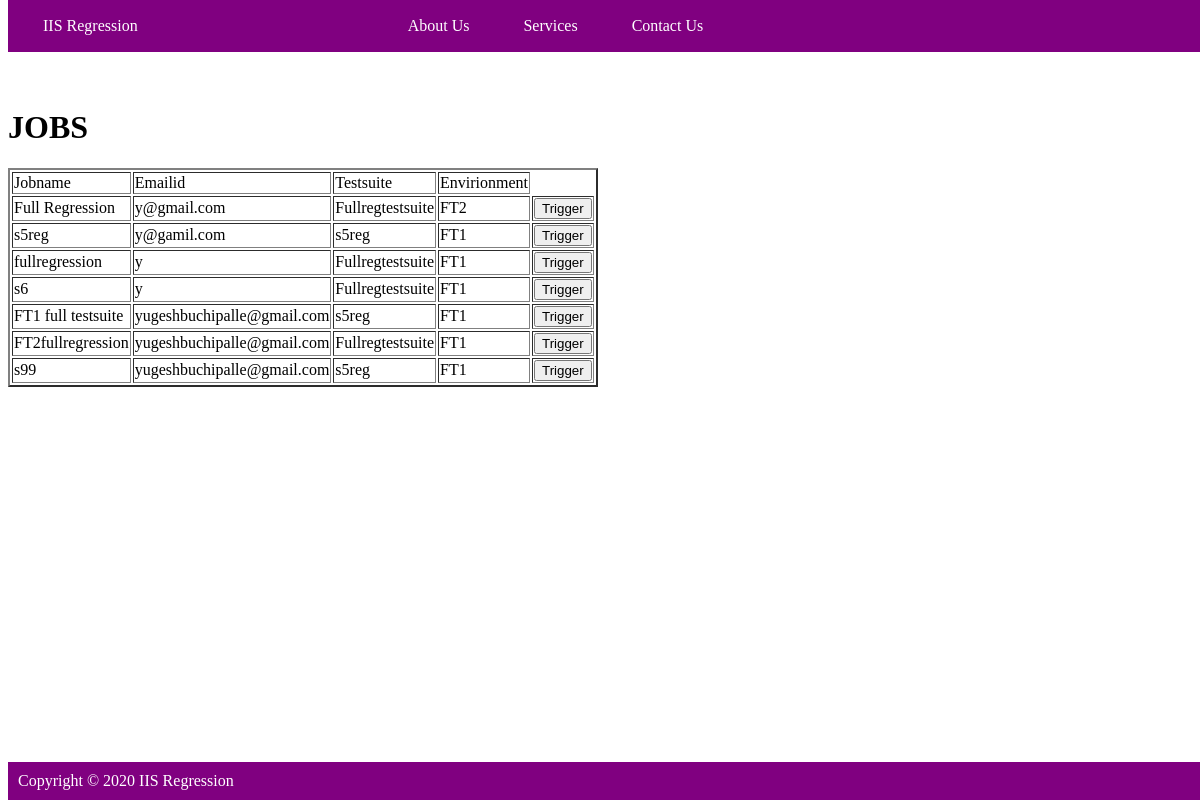
The page /userList on the database as committed earlier.
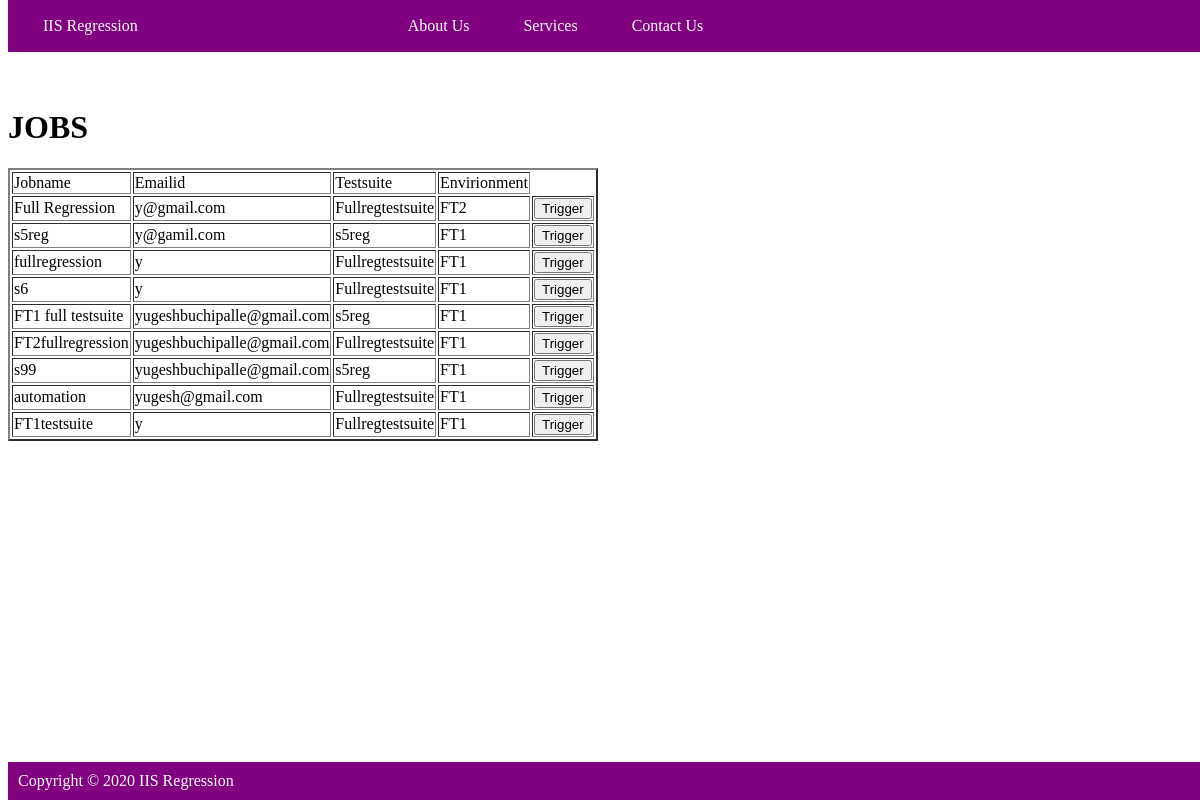
The same page on the database as committed later.
### IIS_APP/models.py (models this page shows)
class CreateTestsuite(models.Model):
    Testsuites = (
        ('s5reg', 's5reg'),
        ('paralletestsuite1', 'paralletestsuite1'),
        ('paralletestsuite2', 'paralletestsuite2'),
        ('paralletestsuite3', 'paralletestsuite3'),
        ('paralletestsuite4', 'paralletestsuite4'),
        ('paralletestsuite5', 'paralletestsuite5'),
        ('Fullregtestsuite', 'Fullregtestsuite'),
    )
    Envirionment = (
        ('FT1', 'FT1'),
        ('FT2', 'FT2'),
        ('FT3', 'FT3'),
        ('SIT', 'SIT'),
        ('UAT', 'UAT'),
    )
    jobname = models.CharField(max_length=100)
    emailid = models.CharField(max_length=100)
    Testsuite = models.CharField(max_length=100, choices=Testsuites, default='Fullregtestsuite')
    envirionment = models.CharField(max_length=100, choices=Envirionment, default='FT1')

### IIS_APP/views.py (the view)
# urls.py: path('userList',views.userList.as_view(), name="userList"),
class userList(ListView):
    model = CreateTestsuite
    template_name = "user_data.html"
    context_object_name = "alldata"

### IIS_APP/templates/user_data.html (shortened to what this page needs)
{% extends "createjob.html" %}
{% block content %}
 <h1>JOBS</h1>
<table border="2">
  <thead>
  <td>Jobname</td>
  <td>Emailid</td>
  <td>Testsuite</td>
  <td>Envirionment</td>
  </thead>
{% for user in alldata %}
  <tbody>
  <tr>
    <td>{{user.jobname}}</td>
    <td>{{user.emailid}}</td>
    <td>{{user.Testsuite}}</td>
    <td>{{user.envirionment}}</td>
    <form method="get" action="signin">
    <td><button>Trigger</button></td>
    </form>
    {% endfor %}
    {% endblock %}

Rows that differ between the two databases and show on the page:
added CreateTestsuite: jobname "automation", emailid "yugesh@gmail.com", Testsuite "Fullregtestsuite", envirionment "FT1"
added CreateTestsuite: jobname "FT1testsuite", emailid "y", Testsuite "Fullregtestsuite", envirionment "FT1"
